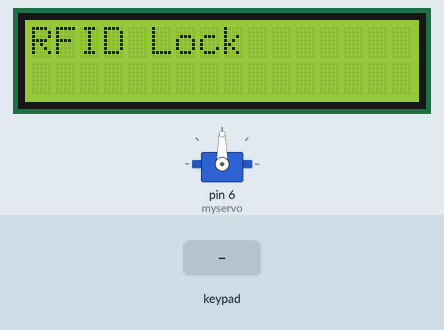
Simulated run of this sketch. Board: Arduino Mega 2560, built with avr-gcc and run on an emulated ATmega2560. On the bench: 16×2 character LCD, servo. The test bench sets the inputs (shaded band). What the sketch prints to the serial monitor is not drawn.

Above: at 1.3 s.
1.4 s: key '*' pressed
At 2.5 s:
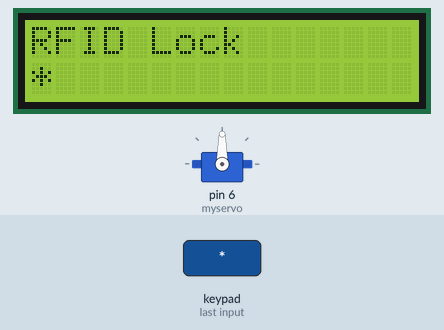
3.0 s: key '*' pressed
At 4.2 s:
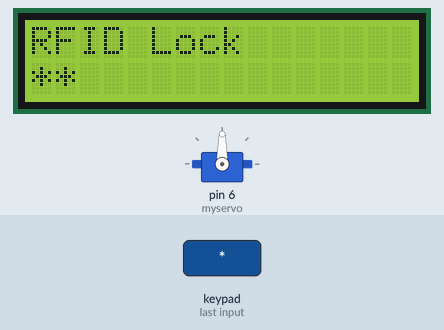
4.5 s: key '*' pressed
At 5.0 s:
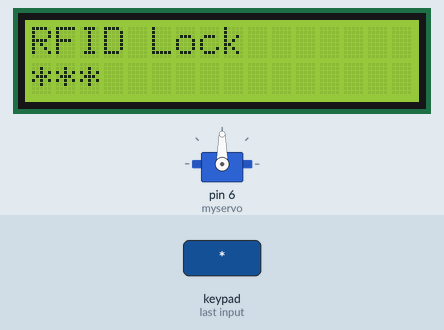
6.0 s: key '*' pressed
At 6.4 s:
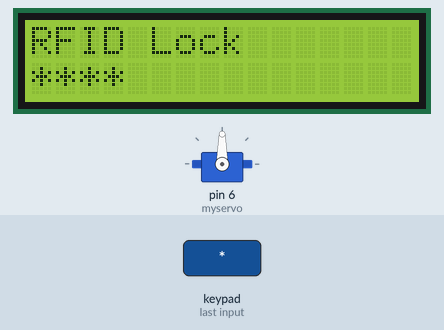
Timing chart, 0 to 9.0 s (numbered marks = the images above; inputs shaded):
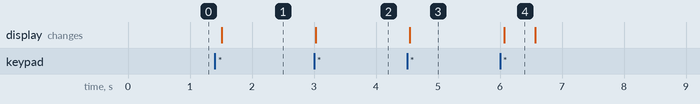

Measured:
- after the input at 1.4 s, the display: changes after 0.11 s (image 1)
- after the input at 3.0 s, the display: changes at once (image 2)
- after the input at 4.5 s, the display: changes after 0.05 s (image 3)
- after the input at 6.0 s, the display: changes after 0.07 s (image 4)
- what the display in image 4 shows lasts 0.5 s, from 6.1 s to 6.6 s

The sketch:

arduino_code.ino
```cpp
    /////////////////////////////////////////////////////////////////
   //                  Arduino RFID Tutorial               v1.02  //
  //       Get the latest version of the code here:              //
 //         http://educ8s.tv/arduino-rfid-tutorial/             //
/////////////////////////////////////////////////////////////////
#include <MFRC522.h>
#include <SPI.h>
#include <LiquidCrystal.h>
#include <Keypad.h>
#include <Servo.h>
int pos = 0;
Servo myservo;
char password[4] = {'1','2','3','4'};
char pass[4];
int count = 0;
const byte ROWS = 2; // use 4X4 keypad for both instances
const byte COLS = 2;
char keys[ROWS][COLS] = {
  {'0','*'},
  {'8','7'}
};
byte rowPins[ROWS] = {25, 24}; //connect to the row pinouts of the keypad
byte colPins[COLS] = {27,26}; //connect to the column pinouts of the keypad
Keypad kpd( makeKeymap(keys), rowPins, colPins, ROWS, COLS );
const byte ROWSR = 2;
const byte COLSR = 2;
char keysR[ROWSR][COLSR] = {
  {'5','4'},
  {'2','1'}
};
byte rowPinsR[ROWSR] = {23, 22}; //connect to the row pinouts of the keypad
byte colPinsR[COLSR] = {27, 26}; //connect to the column pinouts of the keypad
Keypad kpdR( makeKeymap(keysR), rowPinsR, colPinsR, ROWSR, COLSR );
const byte ROWSUR = 4;
const byte COLSUR = 1;
char keysUR[ROWSUR][COLSUR] = {
  {'#'},
  {'9'},
  {'6'},
  {'3'}
};
// Digitran keypad, bit numbers of PCF8574 i/o port
byte rowPinsUR[ROWSUR] = {25, 24, 23, 22}; //connect to the row pinouts of the keypad
byte colPinsUR[COLSUR] = {28}; //connect to the column pinouts of the keypad
Keypad kpdUR( makeKeymap(keysUR), rowPinsUR, colPinsUR, ROWSUR, COLSUR );
const byte ROWL = 4;
const byte COLL = 1;
char keysL[ROWL][COLL] = {
  {'D'},
  {'C'},
  {'B'},
  {'A'}
};
// Digitran keypad, bit numbers of PCF8574 i/o port
byte rowPinsL[ROWL] = {25, 24, 23, 22}; //connect to the row pinouts of the keypad
byte colPinsL[COLL] = {29}; //connect to the column pinouts of the keypad
Keypad kpdL( makeKeymap(keysL), rowPinsL, colPinsL, ROWL, COLL );
LiquidCrystal lcd(7, 8, 9, 10, 11, 12);
#define SS_PIN 53
#define RST_PIN 5

MFRC522 rfid(SS_PIN, RST_PIN); // Instance of the class
MFRC522::MIFARE_Key key;
int code[] = {82,35,169,57}; //This is the stored UID
int codeRead = 0;
String uidString;
void setup() {
    kpdL.begin(makeKeymap(keysL));
  kpdUR.begin( makeKeymap(keysUR) );
  kpdR.begin( makeKeymap(keysR) );
  kpd.begin( makeKeymap(keys) );
  Serial.begin(9600);
  SPI.begin(); // Init SPI bus
  rfid.PCD_Init(); // Init MFRC522
    // set up the LCD's number of columns and rows:
  lcd.begin(16, 2);
  // Print a message to the LCD.
  lcd.print("RFID Lock");
  myservo.attach(6);
}
char key1, keyR, keyUR, keyL;
void loop() {
  if(  rfid.PICC_IsNewCardPresent())
  {
      readRFID();

  }
  delay(100);
      key1= kpd.getKey( );
  keyUR = kpdUR.getKey( );
  keyR = kpdR.getKey( );
  keyL = kpdL.getKey( );
  if (key1){
   //Serial.println(key1);
    pass[count] = key1;
    lcd.setCursor(count,1);
    lcd.print(key1);
    count++;
  }
  if( keyR ) {
   //Serial.println( keyR );
    pass[count] = keyR;
   lcd.setCursor(count,1);
    lcd.print(keyR);
    count++;
  }
  if( keyUR ) {
    //Serial.println( keyUR );
    pass[count] = keyUR;
    lcd.setCursor(count,1);
    lcd.print(keyUR);
    count++;
  }
  if(keyL){
    //Serial.println(keyL);
    pass[count] = keyL;
    lcd.setCursor(count,1);
    lcd.print(keyL);
    count++;
  }
  if(count >= 4){
    Serial.println(pass);
    if(pass[0] == password[0] && pass[1] == password[1] && pass[2] == password[2] && pass[3] == password[3] ){
      printUnlockMessage();
    }
    delay(500);
    lcd.setCursor(0,1);
    lcd.print("         ");
   count = 0;
  }
}
void readRFID()
{

  rfid.PICC_ReadCardSerial();
  //Serial.print(F("\nPICC type: "));
  MFRC522::PICC_Type piccType = rfid.PICC_GetType(rfid.uid.sak);
  //Serial.println(rfid.PICC_GetTypeName(piccType));
  // Check is the PICC of Classic MIFARE type
  if (piccType != MFRC522::PICC_TYPE_MIFARE_MINI &&
    piccType != MFRC522::PICC_TYPE_MIFARE_1K &&
    piccType != MFRC522::PICC_TYPE_MIFARE_4K) {
  //  Serial.println(F("Your tag is not of type MIFARE Classic."));
    return;
  }
    clearUID();

  //  Serial.println("Scanned PICC's UID:");
    printDec(rfid.uid.uidByte, rfid.uid.size);
    uidString = String(rfid.uid.uidByte[0])+" "+String(rfid.uid.uidByte[1])+" "+String(rfid.uid.uidByte[2])+ " "+String(rfid.uid.uidByte[3]);

    printUID();
    int i = 0;
    boolean match = true;
    while(i<rfid.uid.size)
    {
      if(!(rfid.uid.uidByte[i] == code[i]))
      {
           match = false;
      }
      i++;
    }
    if(match)
    {
     // Serial.println("\nI know this card!");
      printUnlockMessage();
    }else
    {
     // Serial.println("\nUnknown Card");
    }
    // Halt PICC
  rfid.PICC_HaltA();
  // Stop encryption on PCD
  rfid.PCD_StopCrypto1();
}
void printDec(byte *buffer, byte bufferSize) {
  for (byte i = 0; i < bufferSize; i++) {
    Serial.print(buffer[i] < 0x10 ? " 0" : " ");
    Serial.print(buffer[i], DEC);
  }
  Serial.println();
}
  void clearUID()
  {
    //lcd.setCursor(0,1);
    //lcd.print(uidString);
  }
  void printUID()
  {
    //lcd.setCursor(0,1);
    //lcd.print(uidString);
  }
  void printUnlockMessage()
  {
   // set the cursor to column 0, line 1
   // (note: line 1 is the second row, since counting begins with 0):
    lcd.setCursor(0, 0);
    lcd.print("RFID Lock       ");

    lcd.setCursor(0, 0);
    lcd.print("RFID Unlocked");
    for (pos = 0; pos <= 180; pos += 1) { // goes from 0 degrees to 180 degrees
    // in steps of 1 degree
    myservo.write(pos);              // tell servo to go to position in variable 'pos'
                           // waits 15ms for the servo to reach the position
    }
    delay(2000);
    for (pos = 180; pos >= 0; pos -= 1) { // goes from 180 degrees to 0 degrees
      myservo.write(pos);              // tell servo to go to position in variable 'pos'
                           // waits 15ms for the servo to reach the position
    }
    //delay(2000);
    lcd.setCursor(0, 0);
    lcd.print("RFID Lock       ");
  }
```
